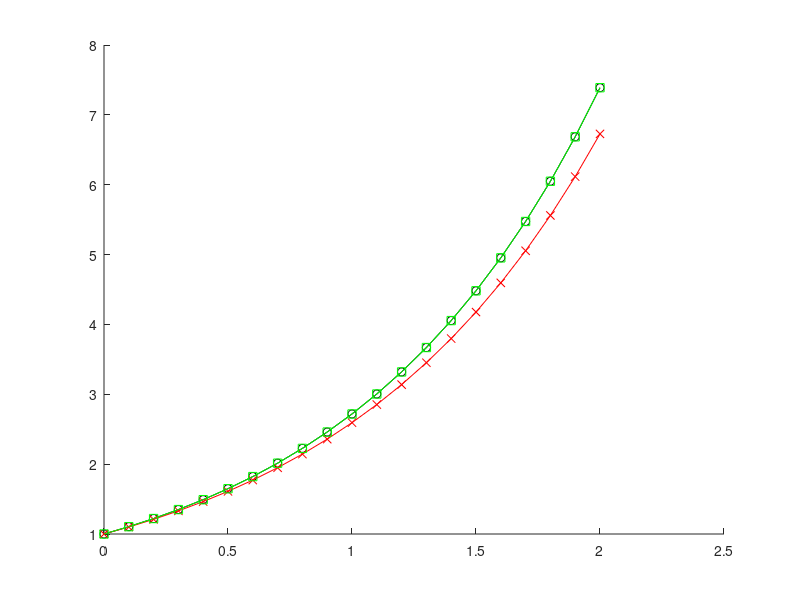

This chart was generated by the following MATLAB code:
function [] = compareEulerRungeKutta()
	% implement on the equation y = e^x

	x0 = 0; y0 = 1; % initial point
	stepSize = 0.1;
	numberOfSteps = 20;
	method = 'Euler';
	[xE, yE] = generateData(method, x0, y0, stepSize, numberOfSteps);

	method = 'Ru-Ku';
	[xRK, yRK] = generateData(method, x0, y0, stepSize, numberOfSteps);

	visualize(x0, y0, xE, yE, xRK, yRK);
end

function [X, Y] = generateData(method, x0, y0, stepSize, numberOfSteps)

	% initialize the results storage
	X = zeros([(numberOfSteps + 1) 1]);
	Y = zeros([(numberOfSteps + 1) 1]);

	X(1) = x0;
	Y(1) = y0;

	for (i = 1:numberOfSteps)
		if (method == 'Euler')
			[dYi] = evaluateODE(X(i), Y(i));

			X(i + 1) = X(i) + stepSize;
			Y(i + 1) = Y(i) + stepSize*dYi;
		elseif (method == 'Ru-Ku')
        	k1 = evaluateODE(X(i), Y(i));
			k2 = evaluateODE(X(i) + stepSize/2, Y(i) + stepSize/2*k1);
			k3 = evaluateODE(X(i) + stepSize/2, Y(i) + stepSize/2*k2);
			k4 = evaluateODE(X(i) + stepSize, Y(i) + stepSize*k3);
			
			X(i + 1) = X(i) + stepSize;
			Y(i + 1) = Y(i) + stepSize/6*(k1 + 2*k2 + 2*k3 + k4);
		end	
	end
end

function [dy] = evaluateODE(x, y)
	dy = y;
end

function [] = visualize(x0, y0, xE, yE, xRK, yRK)
	clf;
	hold on;

	plot(xE, exp(xE), 'k-o');
	plot(xE, yE, 'r-x');
	plot(xRK, yRK, 'g-s');
end